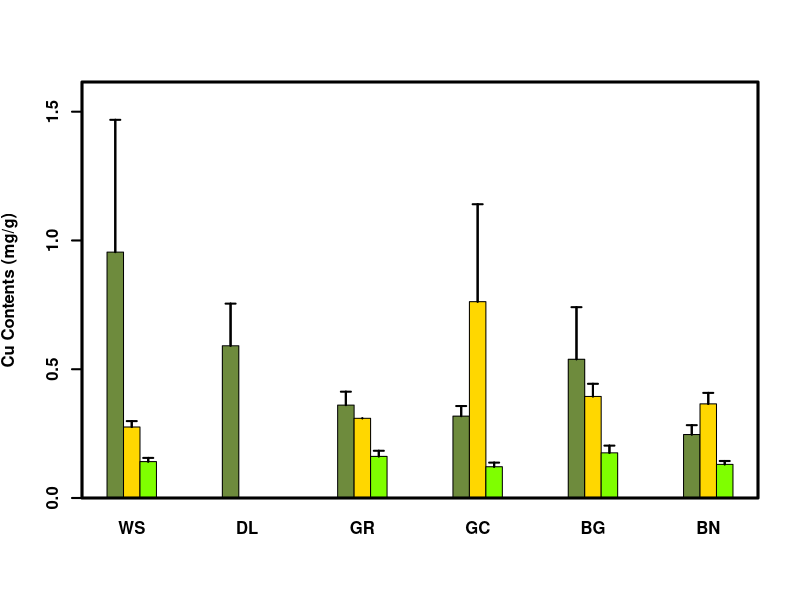

R code for this plot:
library(tidyverse)
library(readr)
library(plyr)
library(dplyr)

alldata <- read_csv("2_incremental/20220420_STANDING_CROP.csv")

alldata$SAMPLING_DATE<-factor(alldata$SAMPLING_DATE,levels = c("6/22/2021", "7/7/2021", "7/20/2021", "8/3/2021", "8/17/2021","9/9/2021", "9/22/2021", "10/13/2021"), ordered=TRUE)

# Variable date to factor

dfALL <- data.frame(alldata[which(alldata$SAMPLE_DESCRIPTOR == c("EPIL","EPIP","FILA")),])

dfEPIL <- alldata[which(alldata$SAMPLE_DESCRIPTOR == "EPIL"),]

dfEPIP <- alldata[which(alldata$SAMPLE_DESCRIPTOR == "EPIP"),]

dfFILA <- alldata[which(alldata$SAMPLE_DESCRIPTOR == "FILA"),]

se <- function(x, ...) sqrt(var(x, ...)/length(x))

Ylabel=expression(bold("Cu Contents (mg/g)"))

names(alldata)

n1<-22

mult=1

ALL.SUM<-data.frame(aggregate(as.numeric(dfALL[,n1]) ~ SITE+SAMPLE_DESCRIPTOR, dfALL, mean))
ALL.SUM[,4]<-aggregate(as.numeric(dfALL[,n1]) ~ SITE+SAMPLE_DESCRIPTOR, dfALL, se)[,3]
#ALL.SUM <- subset(ALL.SUM, SITE == ssite)
names(ALL.SUM)<-c("SITE","SAMPLE_DESCRIPTOR","MEAN.ALL","STDER.ALL")
ALL.SUM[,5]<--2
ALL.SUM[,c(3,4)]<-ALL.SUM[,c(3,4)]*mult 

ALL.SUM[is.na(ALL.SUM)] <- 0

ALL.SUM[ALL.SUM < 0] <- 0

ALL.SUM$SITE <- factor(ALL.SUM$SITE, c("WS","DL","GR","GC","BG","BN"))


aty <- seq(0, max(ALL.SUM$MEAN.ALL, na.rm=TRUE), length.out=5)

# Uniform color

names(ALL.SUM)


#dev.new()

tabbedMeans <- tapply(ALL.SUM$MEAN.ALL, list(ALL.SUM$SAMPLE_DESCRIPTOR,
                                             ALL.SUM$SITE),
                      function(x) c(x = x))
tabbedSE <- tapply(ALL.SUM$STDER.ALL, list(ALL.SUM$SAMPLE_DESCRIPTOR,
                                           ALL.SUM$SITE),
                   function(x) c(x = x))


barCenters <- barplot(MEAN.ALL ~ SAMPLE_DESCRIPTOR+SITE, data = ALL.SUM, 
                      beside = TRUE, 
                      ylim = c(0, max(ALL.SUM$MEAN.ALL+ALL.SUM$STDER.ALL, na.rm=T)*1.1),
                      xlab="",
                      ylab=Ylabel,
                      #                     col=colors()[89],
                      col=c(colors()[89],"gold" , "chartreuse"),
                      font=2,
                      lwd=2,
                      space=c(0, 4)
)

try(segments(barCenters, tabbedMeans, barCenters,
         tabbedMeans + tabbedSE, lwd = 2), silent=TRUE)

try(arrows(barCenters, tabbedMeans, barCenters,
       tabbedMeans + tabbedSE, lwd = 2, angle = 90,
       code = 2, length = 0.05), silent=TRUE)

box(lwd=3)















